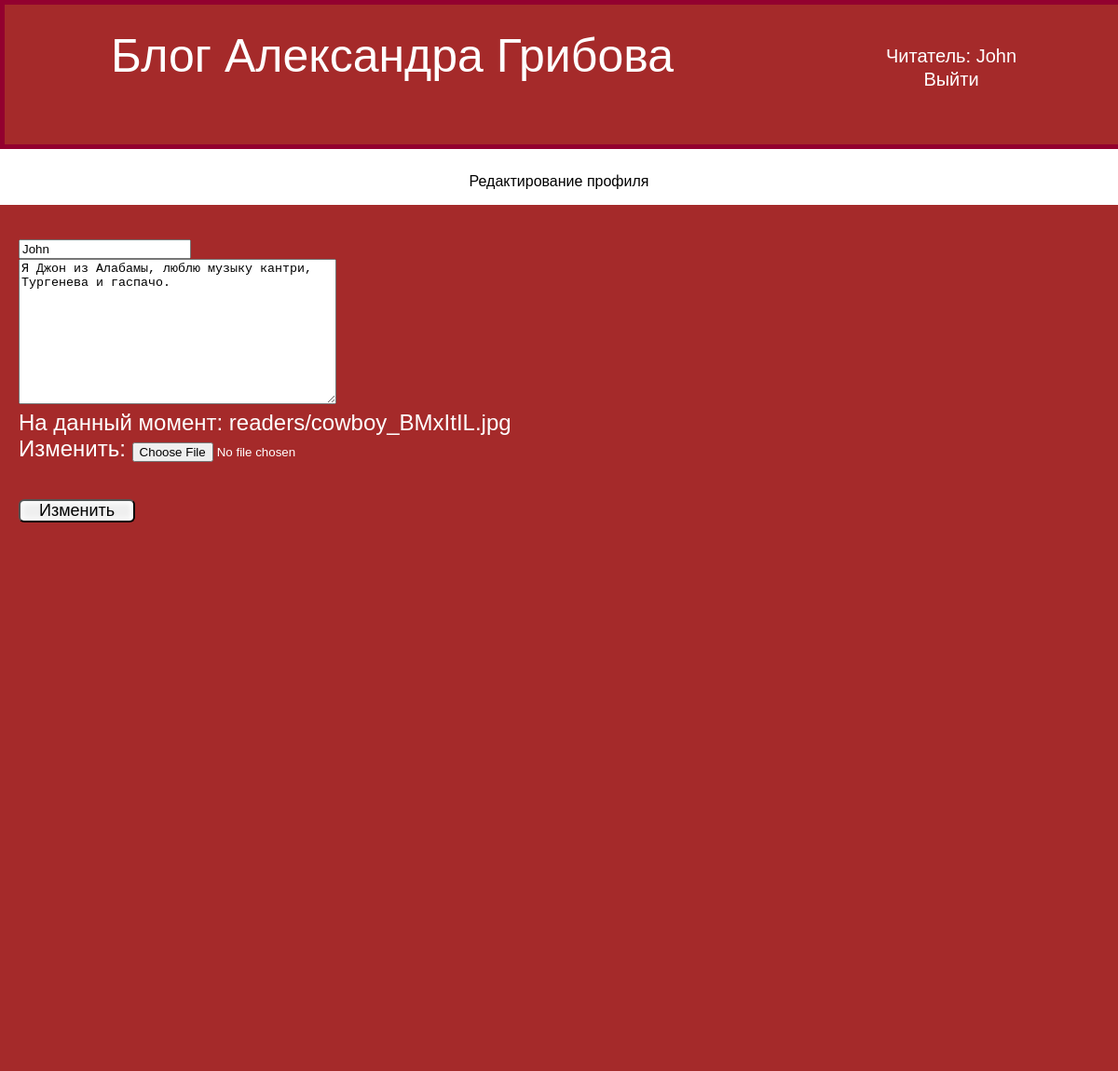
The app's page /edit_account/ (signed in) with its own data.
### readers/models.py (models this page shows, shortened)
class Profile(models.Model):
    user = models.OneToOneField(User, on_delete=models.CASCADE, null=True, blank=True)
    name = models.CharField(max_length=200, null=True, blank=True)
    info = models.TextField(null=True, blank=True)
    profile_image = models.ImageField(upload_to='readers/', default='readers/default.png')
    created = models.DateTimeField(auto_now_add=True)

### readers/views.py (the view)
# urls.py: path('edit_account/', views.edit_account, name='edit_account'),
@login_required(login_url='login')
def edit_account(request):
    prof = request.user.profile
    form = ProfileForm(instance=prof)
    if request.method == 'POST':
        form = ProfileForm(request.POST, request.FILES, instance=prof)
        if form.is_valid():
            form.save()
            return redirect('account')
    context = {'form': form}
    return render(request, 'readers/profile_form.html', context)

### readers/forms.py
class ProfileForm(ModelForm):
    class Meta:
        model = Profile
        fields = ['name', 'info', 'profile_image']
    def __init__(self, *args, **kwargs):
        super().__init__(*args, **kwargs)
        for name, field in self.fields.items():
            field.widget.attrs.update({'class': 'input'})

### readers/templates/readers/profile_form.html (shortened to what this page needs)
{% extends 'articles/base.html' %}
{% load static %}
{% block content %}
<p class="element2 high">Редактирование профиля</p>
                <form class="register" method="POST" action="{% url 'edit_account' %}" enctype="multipart/form-data">
                    {% for field in form %}
                    <div>
                        {{ field }}
                    </div>
                    {% endfor %}
                    <input class="btn" type="submit" value="Изменить" />
                </form>
{% endblock %}

### articles/templates/articles/base.html (shortened to what this page needs)
<!DOCTYPE html>
{% load static %}
<html lang="en">
<head>
    <link rel="stylesheet" href="{% static 'css/style.css' %}">
</head>
<body>
<div class="head">
    <a href="{% url 'index' %}">Блог Александра Грибова</a>
    {% if request.user.is_authenticated %}
        <div class="menu">
            <div class="contref">Читатель: <a href="{% url 'account' %}">{{ user }}</a></div>
        <div class="contref"><a class="ref" href="{% url 'logout' %}" target="_blank">Выйти</a></div>
    </div>
    {% else %}
    <div class="menu">
        <div class="contref"><a class="ref" href="{% url 'register' %}" target="_blank">Регистрация</a></div>
        <div class="contref"><a class="ref" href="{% url 'login' %}" target="_blank">Вход</a></div>
    </div>
     {% endif %}
</div>
{% block content %}
{% endblock %}
</body>
</html>

### articles/static/css/style.css (style rules this page uses)
body { margin: 0; font-family: sans-serif; }
.head { display: flex; justify-content: space-around; text-align: center; background: brown; color: white; font-size: 50px; position: fixed; top: 0; left: 0; width: 100%; height:150px; border: 5px solid #93002F; line-height:110px; }
.element2 { display: flex; flex-direction: column; align-items: center; }
.element2.high { padding-top: 170px; }
a { text-decoration: none; color: white; }
.menu { display: flex; flex-direction: column; font-size: 20px; }
.contref { height: 25px; }
.btn { padding: 0 20px; border-radius: 6px; box-shadow: inset 0 0 6px 2px #FFF; margin-top: 40px; font-size: 18px; cursor: pointer; margin-bottom: 10px; }
.register { padding-left: 20px; padding-top: 30px; background: brown; color: white; height: 900px; font-size: 24px; }

### records on screen
Profile: form "John" "Я Джон из Алабамы, люблю музыку кантри, Тургенева и гаспачо."

### other values on screen
{{ user }} "John"
